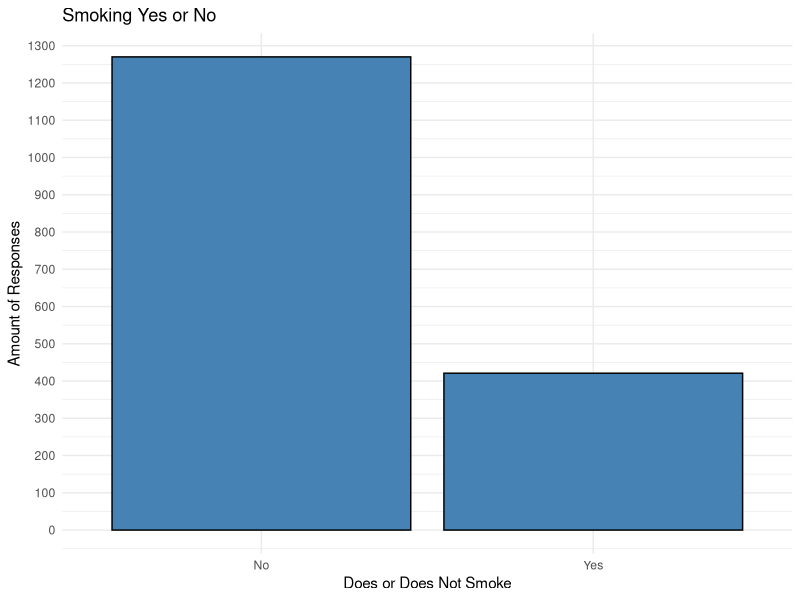
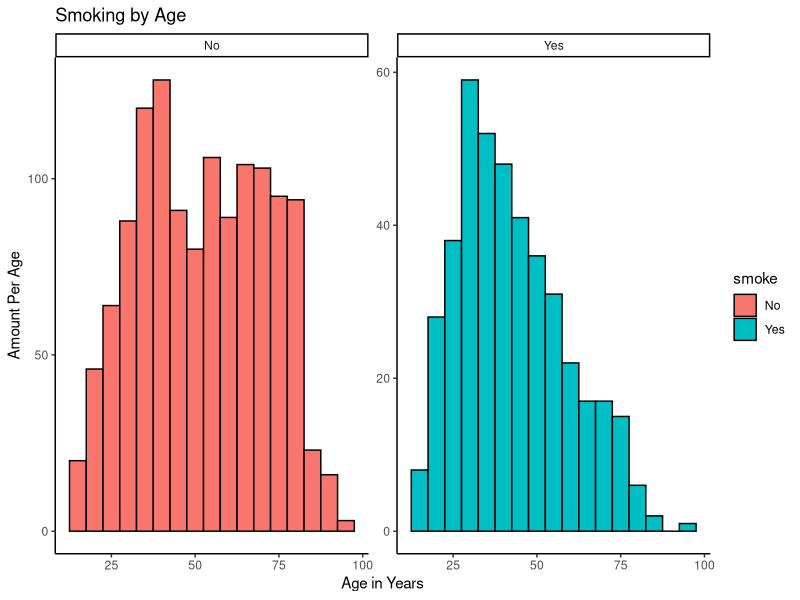

The R script that drew these images, in order:
## ---- chunk 1
knitr::opts_chunk$set(
  echo = FALSE, # hide all the code
  message = FALSE,
  warning = FALSE,
  comment = NA
)
## ---- chunk 2
library(tidyverse)
## ---- chunk 3
library(ggplot2)
## ---- chunk 4
SmokingData <- read_csv("smoking.csv")
## ---- chunk 5
 ggplot(SmokingData, aes(x = smoke)) +
   geom_bar(color = "black", fill = "steelblue") +
   scale_y_continuous(breaks = seq(0, 1300, by = 100)) +
   labs(title = "Smoking Yes or No", x = "Does or Does Not Smoke", y = "Amount of Responses") +
   theme_minimal()
## ---- chunk 6
ggplot(SmokingData, aes(x = age)) +
  geom_histogram(color = "black", binwidth = 5, aes(fill = smoke)) +
  facet_wrap(~smoke, scales = "free") +
  theme_classic() +
  labs(title = "Smoking by Age", x = "Age in Years", y = "Amount Per Age")
